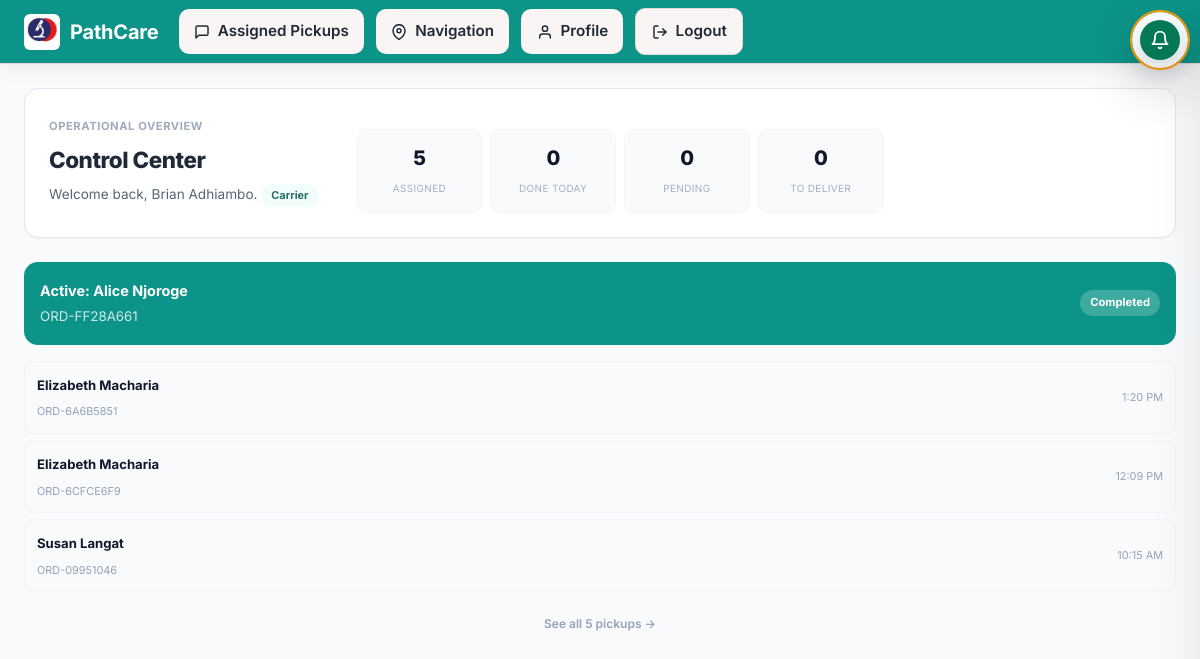
/ (signed in), run on the app's committed database.
### accounts/models.py (models this page shows, shortened)
class User(AbstractUser):
    class Role(models.TextChoices):
        SUPER_ADMIN = "super_admin", "Super Admin"
        DISPATCHER = "dispatcher", "Dispatcher"
        CARRIER = "carrier", "Carrier"
        CLIENT = "client", "Client"
        LAB_STAFF = "lab_staff", "Lab Staff"
    role = models.CharField(max_length=20, choices=Role.choices, default=Role.DISPATCHER)
    phone = models.CharField(max_length=32, blank=True)
    department = models.CharField(max_length=100, blank=True)
    objects = PathcareUserManager()
    def is_super_admin(self):
        return self.is_superuser or self.role == self.Role.SUPER_ADMIN
    def is_dispatcher(self):
        return not self.is_superuser and self.role == self.Role.DISPATCHER
    def is_carrier(self):
        return not self.is_superuser and self.role == self.Role.CARRIER

### tracking/models.py (models this page shows, shortened)
class Order(models.Model):
    class Priority(models.TextChoices):
        ROUTINE = "routine", "Routine"
        URGENT = "urgent", "Priority"
        STAT = "stat", "STAT (immediate)"
    class Status(models.TextChoices):
        PENDING_REVIEW = "pending_review", "Pending review"
        PENDING = "pending", "Pending assignment"
        ASSIGNED = "assigned", "Assigned to carrier"
        ACCEPTED = "accepted", "Accepted by carrier"
        EN_ROUTE_TO_CLIENT = "en_route_client", "En route to client"
        AT_CLIENT = "at_client", "Arrived at client"
        PICKED_UP = "picked_up", "Picked up"
        IN_TRANSIT = "in_transit", "In transit"
        DELIVERED = "delivered", "Delivered to lab"
        RECEIVED = "received", "Received at lab"
        COMPLETED = "completed", "Completed"
        CANCELLED = "cancelled", "Cancelled"
    id = models.UUIDField(primary_key=True, default=uuid.uuid4, editable=False)
    reference_code = models.CharField(max_length=32, unique=True)
    client = models.ForeignKey(Client, on_delete=models.PROTECT, related_name="orders")
    facility = models.ForeignKey(
        'core.Facility',
        on_delete=models.SET_NULL,
        null=True,
        blank=True,
        related_name='orders',
        help_text="Facility for this pickup (defaults to client's default facility)"
    )
    carrier = models.ForeignKey(
        Carrier, on_delete=models.SET_NULL, null=True, blank=True, related_name="orders"
    )
    priority = models.CharField(max_length=16, choices=Priority.choices, default=Priority.ROUTINE)
    status = models.CharField(max_length=16, choices=Status.choices, default=Status.PENDING)
    requested_pickup_time = models.DateTimeField(null=True, blank=True)
    samples_ready_at = models.DateTimeField(null=True, blank=True)
    requestor_name = models.CharField(max_length=255, blank=True)
    requestor_phone = models.CharField(max_length=32, blank=True)
    reception_details = models.CharField(max_length=255, blank=True)
    parking_notes = models.CharField(max_length=255, blank=True)
    security_instructions = models.CharField(max_length=255, blank=True)
    pickup_address = models.CharField(max_length=255, blank=True)
    distance_to_lab_km = models.FloatField(null=True, blank=True)
    estimated_pickup_minutes = models.IntegerField(null=True, blank=True)
    notes = models.TextField(blank=True)
    latitude = models.FloatField(null=True, blank=True)
    longitude = models.FloatField(null=True, blank=True)
    created_at = models.DateTimeField(auto_now_add=True)
    updated_at = models.DateTimeField(auto_now=True)

class Client(models.Model):
    id = models.UUIDField(primary_key=True, default=uuid.uuid4, editable=False)
    name = models.CharField(max_length=255)
    contact_name = models.CharField(max_length=255, blank=True)
    contact_phone = models.CharField(max_length=32)
    contact_email = models.EmailField(blank=True)
    address = models.CharField(max_length=255)
    latitude = models.FloatField(null=True, blank=True)
    longitude = models.FloatField(null=True, blank=True)
    default_facility = models.ForeignKey(
        'core.Facility',
        on_delete=models.SET_NULL,
        null=True,
        blank=True,
        related_name='clients',
        help_text="Default facility for this client's pickups"
    )
    is_active = models.BooleanField(default=True)
    created_at = models.DateTimeField(auto_now_add=True)

### tracking/views.py (the view, shortened to what this page needs)
# urls.py: path("", views.dashboard, name="dashboard"),
@role_required("super_admin", "dispatcher", "carrier", "client", "lab_staff")
def dashboard(request):
    role = _user_role(request.user)
    now = timezone.localtime()
    orders = _order_queryset_for_user(request.user).select_related("client", "carrier").order_by("-created_at")
    dispatcher_context = {}
    carrier_context = {}
    client_context = {}
    user_counts = {}
    clients = Client.objects.all().order_by("name")
    user_client = None
    try:
        user_client = Client.objects.filter(contact_email=getattr(request.user, "email", None)).first()
    except Exception:
        user_client = None
    if role == "Carrier":
        carrier = getattr(request.user, "carrier_profile", None)
        assigned_orders = Order.objects.filter(carrier=carrier).select_related("client").order_by("-created_at")
        carrier_context = {
            "carrier": carrier,
            "assigned_orders": assigned_orders,
            "completed_today": Order.objects.filter(carrier=carrier, status__in=[Order.Status.DELIVERED, Order.Status.RECEIVED, Order.Status.COMPLETED], updated_at__date=now.date()).count(),
            "pending_pickups": Order.objects.filter(carrier=carrier, status__in=[Order.Status.ASSIGNED, Order.Status.ACCEPTED, Order.Status.EN_ROUTE_TO_CLIENT, Order.Status.AT_CLIENT]).count(),
            "pending_deliveries": Order.objects.filter(carrier=carrier, status__in=[Order.Status.PICKED_UP, Order.Status.IN_TRANSIT]).count(),
            "custody_events": CustodyEvent.objects.filter(order__carrier=carrier).order_by("-timestamp")[:15],
        }
    status_filter = request.GET.get("status", "")
    if status_filter:
        orders_table = orders.filter(status=status_filter)
    else:
        orders_table = orders
    counts = {
        "pending": orders.filter(status=Order.Status.PENDING).count(),
        "assigned": orders.filter(status=Order.Status.ASSIGNED).count(),
        "in_transit": orders.filter(status=Order.Status.IN_TRANSIT).count(),
        "delivered": orders.filter(status__in=[Order.Status.DELIVERED, Order.Status.RECEIVED, Order.Status.COMPLETED]).count(),
    }
    if role == "Dispatcher" and "orders_in_transit" not in dispatcher_context:
        dispatcher_context["orders_in_transit"] = Order.objects.filter(status=Order.Status.IN_TRANSIT).count()
    context = {
        "role": role,
        "dispatcher_context": dispatcher_context,
        "carrier_context": carrier_context,
        "client_context": client_context,
        "user_counts": user_counts,
        "clients": clients,
        "user_client": user_client,
        "lab_location": settings.LAB_LOCATION,
        "orders": orders_table,
        "statuses": Order.Status.choices,
        "status_filter": status_filter,
        "counts": counts,
    }
    return render(request, "tracking/dashboard.html", context)

### tracking/context_processors.py (called while the page is built)
def notifications(request):
    if not request.user.is_authenticated:
        return {}
    try:
        unread = Notification.objects.filter(user=request.user, is_read=False).count()
        recent = Notification.objects.filter(user=request.user).order_by("-created_at")[:10]
        return {"notifications_unread_count": unread, "notifications_list": recent}
    except Exception:
        return {}

### tracking/views.py (called while the page is built)
def _user_role(user):
    if not user.is_authenticated:
        return None
    if getattr(user, "is_super_admin", lambda: False)():
        return "Super Admin"
    if hasattr(user, "carrier_profile"):
        return "Carrier"
    if hasattr(user, "get_role_display"):
        return user.get_role_display()
    return "Dispatcher"

def _order_queryset_for_user(user):
    if not user.is_authenticated:
        return Order.objects.none()
    if getattr(user, "is_super_admin", lambda: False)() or user.is_dispatcher():
        return Order.objects.all()
    if user.is_carrier():
        carrier = getattr(user, "carrier_profile", None)
        if carrier is None:
            return Order.objects.none()
        return Order.objects.filter(carrier=carrier)
    if user.is_client():
        return Order.objects.filter(client__contact_email=user.email)
    if user.is_lab_staff():
        return Order.objects.filter(status__in=[Order.Status.DELIVERED, Order.Status.RECEIVED, Order.Status.COMPLETED])
    return Order.objects.none()

### tracking/templates/tracking/dashboard.html (shortened to what this page needs)
{% extends "tracking/base.html" %}
{% block content %}
<div class="hero-card">
  <div>
    <p class="eyebrow">Operational Overview</p>
    <h1>Control Center</h1>
    <p>Welcome back{% if user.get_full_name %}, {{ user.get_full_name }}{% endif %}. {% if role %}<span class="role-badge">{{ role }}</span>{% endif %}</p>
  </div>
  <div class="hero-stats">
    {% if role == "Super Admin" %}
      <div><strong>{{ user_counts.active_orders|default:0 }}</strong><span>Active Orders</span></div>
      <div><strong>{{ user_counts.pending_pickups|default:0 }}</strong><span>Pending</span></div>
      <div><strong>{{ user_counts.completed_deliveries|default:0 }}</strong><span>Completed</span></div>
      <div><strong>{{ user_counts.delayed_deliveries|default:0 }}</strong><span>Delayed</span></div>
      <div><strong>{{ user_counts.active_carriers|default:0 }}</strong><span>Carriers</span></div>
      <div><strong>{{ user_counts.total_users|default:0 }}</strong><span>Users</span></div>
    {% elif role == "Carrier" %}
      <div><strong>{{ carrier_context.assigned_orders.count|default:0 }}</strong><span>Assigned</span></div>
      <div><strong>{{ carrier_context.completed_today|default:0 }}</strong><span>Done Today</span></div>
      <div><strong>{{ carrier_context.pending_pickups|default:0 }}</strong><span>Pending</span></div>
      <div><strong>{{ carrier_context.pending_deliveries|default:0 }}</strong><span>To Deliver</span></div>
    {% endif %}
  </div>
</div>
{% if role == "Carrier" %}
<div style="display:flex;flex-direction:column;gap:var(--space-md);">
  {% with active_order=carrier_context.assigned_orders|first %}
    {% if active_order %}
      <a href="{% url 'tracking:order_detail' active_order.pk %}" style="display:flex;justify-content:space-between;align-items:center;background:var(--color-primary);color:#fff;border-radius:var(--radius-lg);padding:16px;text-decoration:none;">
        <div><strong style="font-size:.9rem;">Active: {{ active_order.client.name }}</strong><br><small style="opacity:.8;">{{ active_order.reference_code }}</small></div>
        <span style="font-size:.7rem;font-weight:700;background:rgba(255,255,255,.2);padding:4px 10px;border-radius:var(--radius-full);">{{ active_order.get_status_display }}</span>
      </a>
    {% endif %}
  {% endwith %}
  <div class="carrier-dash">
    {% for order in carrier_context.assigned_orders|slice:"1:4" %}
      <a href="{% url 'tracking:order_detail' order.pk %}">
        <div><strong>{{ order.client.name }}</strong><br><small>{{ order.reference_code }}</small></div>
        <span style="font-size:.68rem;color:var(--color-text-muted);">{{ order.requested_pickup_time|date:"g:i A" }}</span>
      </a>
    {% endfor %}
  </div>
  {% if carrier_context.assigned_orders.count > 4 %}
    <a class="see-all" href="{% url 'tracking:carrier_view' %}">See all {{ carrier_context.assigned_orders.count }} pickups →</a>
  {% endif %}
</div>
{% endif %}
{% endblock %}

### tracking/static/tracking/css/style.css (style rules this page uses)
html { font-size: 16px; -webkit-font-smoothing: antialiased; -moz-osx-font-smoothing: grayscale; }
body { font-family: var(--font-sans); font-size: 1rem; line-height: 1.5; color: var(--text-main); }
:root { --font-sans: 'Inter', -apple-system, BlinkMacSystemFont, "Segoe UI", Roboto, sans-serif; --bg-primary: #FAF5F5; --bg-secondary: #FDE7EA; --panel-bg: #FFFFFF; --border-color: #E6D7D9; --text-main: #1F2937; --text-muted: #6B7280; --text-faint: #9CA3AF; --text-inverse: #FFFFFF; --primary: #C8102E; --primary-strong: #97001F; --primary-soft: #FDE7EA; --primary-hover: #A00E2C; --primary-soft-text: #7A0D24; --success: #2E7D32; --success-hover: #27692b; --success-soft: #E6F4EA; --success-soft-text: #165b2f; --warning: #ED6C02; --warning-hover: #d75a00; --warning-soft: #FFF4E6; --warning-soft-text: #7a3f00; --danger: #E74C3C; --danger-hover: #C0392B; --danger-soft: #FDF0EE; --danger-soft-text: #A0423C; --info: #546E7A; --shadow-sm: 0 1px 2px 0 rgba(0, 0, 0, 0.05); --shadow-md: 0 6px 18px rgba(16,24,40,0.06); --shadow-lg: 0 12px 30px rgba(16,24,40,0.08); --shadow-xl: 0 24px 60px rgba(16,24,40,0.10); --radius-sm: 8px; --radius-md: 12px; --radius-lg: 14px; --radius-xl: 20px; }
* { box-sizing: border-box; margin: 0; padding: 0; }
body { font-family: var(--font-sans); background-color: var(--bg-primary); color: var(--text-main); line-height: 1.5; -webkit-font-smoothing: antialiased; -moz-osx-font-smoothing: grayscale; }
.hero-card, .panel, .detail-card, .sidebar-panel, .alert-card, .mobile-card { background-color: var(--panel-bg); border: 1px solid var(--border-color); border-radius: var(--radius-lg); padding: 1.5rem; box-shadow: var(--shadow-md); margin-bottom: 1.75rem; transition: box-shadow 0.25s ease, transform 0.25s ease; }
.hero-card { display: flex; justify-content: space-between; align-items: center; gap: 2rem; background: linear-gradient(135deg, var(--primary) 0%, var(--primary-hover) 100%); color: var(--text-inverse); border: none; box-shadow: var(--shadow-lg); }
.hero-card h1 { font-size: 1.75rem; font-weight: 800; margin-bottom: 0.5rem; }
.hero-card p { opacity: 0.9; font-size: 1rem; max-width: 600px; }
.hero-stats { display: grid; grid-template-columns: repeat(auto-fit, minmax(130px, 1fr)); gap: 1rem; flex: 1; }
.hero-stats > div { background: rgba(255, 255, 255, 0.12); border: 1px solid rgba(255, 255, 255, 0.1); padding: 1.25rem 1rem; border-radius: var(--radius-md); text-align: center; backdrop-filter: blur(10px); transition: transform 0.2s ease; }
.hero-stats strong { display: block; font-size: 1.75rem; font-weight: 700; }
.hero-stats span { font-size: 0.75rem; text-transform: uppercase; letter-spacing: 0.05em; opacity: 0.85; }
h1, h2, h3, h4, h5, h6 { font-weight: 700; letter-spacing: -0.02em; color: var(--text-main); margin-bottom: 0.5rem; }
.eyebrow { text-transform: uppercase; letter-spacing: 0.1em; font-size: 0.75rem; color: var(--primary); font-weight: 700; margin-bottom: 0.5rem; }
html, body { min-width: 320px; width: 100%; overflow-x: hidden; }
body { min-height: 100vh; background: var(--bg-primary); color: var(--text-main); }

### data on the page
User: get_full_name "Brian Adhiambo", role "Carrier"
Order: client.name "Alice Njoroge", reference_code "ORD-FF28A661", status "Completed"
Order: client.name "Elizabeth Macharia", reference_code "ORD-6A6B5851", requested_pickup_time "1:20 PM"
Order: client.name "Elizabeth Macharia", reference_code "ORD-6CFCE6F9", requested_pickup_time "12:09 PM"
Order: client.name "Susan Langat", reference_code "ORD-09951046", requested_pickup_time "10:15 AM"

### other printed values
{{ carrier_context.assigned_orders.count|default:0 }} "5"
{{ carrier_context.completed_today|default:0 }} "0"
{{ carrier_context.pending_pickups|default:0 }} "0"
{{ carrier_context.pending_deliveries|default:0 }} "0"
{{ carrier_context.assigned_orders.count }} "5"
